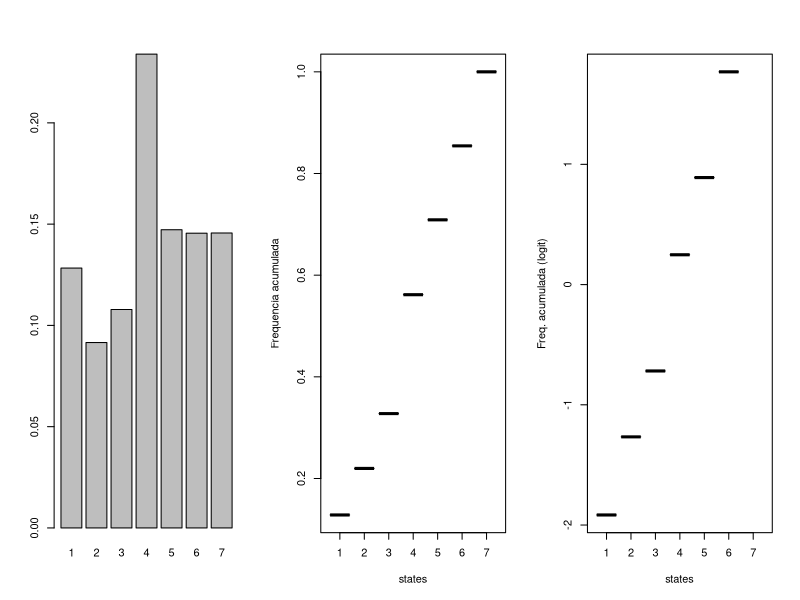

The R source for this figure:
bonde <- read.csv("../data/bondinho.csv")
bonde$response <- as.factor(bonde$response)

logit <- function(x) log(x) - log1p(-x) 
invlogit <- function(x)  1/(1 + exp(-x))
  
## AED de levinho

states <- sort(unique(bonde$response))
frequencias <- table(bonde$response)/nrow(bonde)
freq.cum <- cumsum(frequencias)
cum.razao.chances <- freq.cum/(1 - freq.cum)
log.cum.rc <- log(cum.razao.chances)

par(mfrow = c(1, 3))
barplot(frequencias)
plot(freq.cum~states, type = "b", ylab = "Frequencia acumulada")
plot(log.cum.rc~states, type = "b", ylab = "Freq. acumulada (logit)")

## Modelagem 

library(MASS)

# Só o intercepto
mod1 <- polr(response ~ 1, data = bonde, Hess = TRUE)
summary(mod1)

# Incluindo preditores
mod2 <- polr(response ~ action + intention + contact,
             data = bonde, Hess = TRUE)

summary(mod2)

# Incluindo interações
mod3 <- polr(response ~ action*intention*contact,
             data = bonde, Hess = TRUE)

summary(mod3)

## Comparando
grid.tratamento <- expand.grid(
  action = c(0, 1),
  intention = c(0, 1),
  contact = c(0, 1)
)
cbind(
  grid.tratamento,
  predict(mod2, type = "probs", newdata = grid.tratamento)
)


